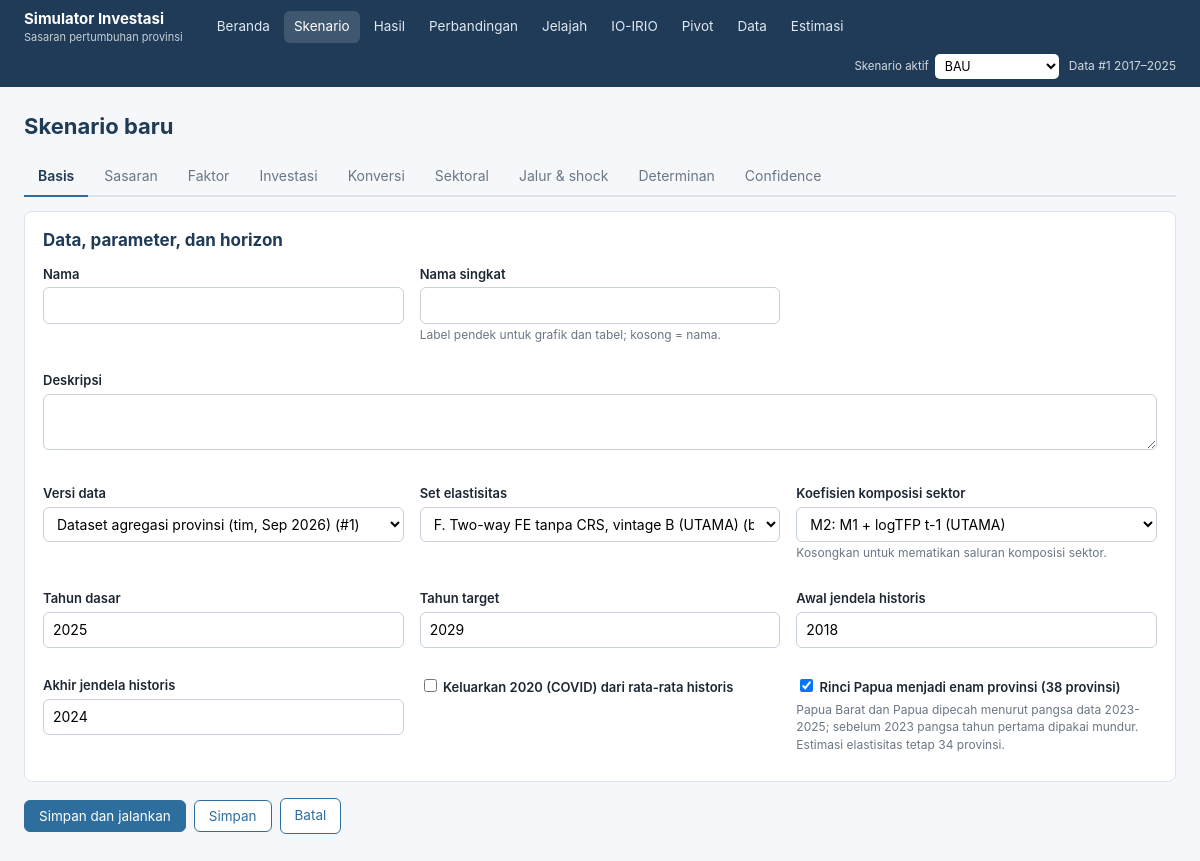
The app's page /skenario/baru/ with its own data.
### datapanel/models.py (models this page shows, shortened)
class VersiData(models.Model):
    class Status(models.TextChoices):
        DRAF = "draf", "Draf (menunggu konfirmasi)"
        SIAP = "siap", "Siap dipakai"
        AKTIF = "aktif", "Aktif"
        ARSIP = "arsip", "Arsip"
        GAGAL = "gagal", "Gagal validasi"
    class Sumber(models.TextChoices):
        AWAL = "awal", "Dataset awal tim"
        UNGGAH = "unggah", "Unggahan baru"
        PEMBARUAN = "pembaruan", "Pembaruan atas versi lain"
        EDIT = "edit", "Suntingan manual"
    nama = models.CharField(max_length=120)
    keterangan = models.TextField(blank=True)
    sumber = models.CharField(max_length=12, choices=Sumber.choices, default=Sumber.UNGGAH)
    status = models.CharField(max_length=8, choices=Status.choices, default=Status.DRAF)
    induk = models.ForeignKey("self", null=True, blank=True, on_delete=models.SET_NULL,
                              related_name="turunan")
    berkas = models.FileField(upload_to="unggahan/%Y%m/", blank=True)
    nama_berkas = models.CharField(max_length=255, blank=True)
    opsi_pembersihan = models.JSONField(default=dict, blank=True)
    laporan = models.JSONField(default=list, blank=True)
    ringkasan = models.JSONField(default=dict, blank=True)
    tahun_awal = models.PositiveSmallIntegerField(null=True, blank=True)
    tahun_akhir = models.PositiveSmallIntegerField(null=True, blank=True)
    n_baris = models.PositiveIntegerField(default=0)
    pangsa_pemekaran = models.JSONField(default=dict, blank=True)
    dibuat = models.DateTimeField(auto_now_add=True)
    dibuat_oleh = models.ForeignKey(settings.AUTH_USER_MODEL, null=True, blank=True,
                                    on_delete=models.SET_NULL)
    class Meta:
        ordering = ["-dibuat"]
        verbose_name_plural = "versi data"
    def __str__(self):
        return f"{self.nama} (#{self.pk})"
    @classmethod
    def aktif(cls):
        return cls.objects.filter(status=cls.Status.AKTIF).first()

### simulasi/views.py (the view, shortened to what this page needs)
# urls.py: path("baru/", views.edit, name="baru"),
def edit(request, pk=None):
    sk = get_object_or_404(Skenario, pk=pk) if pk else None
    sebelum = _isian_dari(sk) if sk else None
    form = FormSkenario(request.POST or None, instance=sk)
    if sk:
        _kunci_paket(form, sk)
    return render(request, "simulasi/form.html", {"form": form, "sk": sk})

### templates/simulasi/form.html (shortened to what this page needs)
{% extends "base.html" %}
{% load format_id %}
{% block isi %}
<h1>{% if sk %}Ubah skenario: {{ sk.nama }}{% else %}Skenario baru{% endif %}</h1>
<form method="post">
  <div class="tab" data-grup="form">
    {% for kode, judul, fs in form.bagian %}<button type="button" data-tab="b-{{ kode|slugify }}" class="{% if forloop.first %}aktif{% endif %}">{{ kode }}</button>{% endfor %}
  </div>
  {% for kode, judul, fs in form.bagian %}
  <div class="panel-tab kartu {% if forloop.first %}aktif{% endif %}" id="b-{{ kode|slugify }}" data-grup="form">
    <h2>{{ judul }}</h2>
    {% if kode == "Investasi" %}
      <p class="kecil abu">
        <b>Investasi dasar</b>: rencana realisasi PMA+PMDN dasar (misalnya target RPJMN/BKPM). Kosong = tren historis.
        <b>Investasi tambahan</b>: investasi yang ingin diuji, di atas investasi dasar. Skenario menghitung laju tanpa penambahan investasi dan laju dengan penambahan investasi, lalu membandingkannya dengan sasaran.
      </p>
      <table class="tabel neraca" style="max-width:560px">
        <thead><tr><th>Tahun</th><th>Investasi Dasar (triliun Rp)</th><th>Investasi Tambahan (triliun Rp)</th></tr></thead>
        <tbody>{% for th, a1, a2 in form.baris_investasi %}<tr><td>{{ th }}</td><td>{{ a1 }}{{ a1.errors }}</td><td>{{ a2 }}{{ a2.errors }}</td></tr>{% endfor %}</tbody>
      </table>
    {% elif kode == "Jalur & shock" %}
      <div class="grid g-7-5">
        <div>
          <h3>Jalur per tahun</h3>
          <p class="kecil abu">Isi tahun yang nilainya berbeda dari asumsi konstan skenario; tahun kosong memakai nilai konstan.
            <b>Sasaran pertumbuhan</b> menggantikan sasaran nasional pada tahun itu (rata-ratanya menjadi sasaran periode). <b>Pengali laju TFP</b> mengalikan laju TFP
            tahun itu (1 = tren, 0,5 = separuh). <b>Laju tren PMA+PMDN</b> menggantikan laju tren nominal realisasi tahun itu.</p>
          <div class="gulir" style="max-height:none">
          <table class="tabel neraca rapat" id="tabel-jalur">
            <thead><tr><th>Jalur</th>{% for th in form.tahun %}<th class="n">{{ th }}</th>{% endfor %}<th>Isi bertahap</th></tr></thead>
            <tbody>
            {% for kunci, label, sel in form.baris_jalur %}
              <tr data-kunci="{{ kunci }}"><td style="white-space:nowrap">{{ label }}</td>{% for f in sel %}<td>{{ f }}{{ f.errors }}</td>{% endfor %}
                <td style="white-space:nowrap"><input type="number" step="any" class="sel-kecil awal" placeholder="awal" style="width:64px">
                  <input type="number" step="any" class="sel-kecil akhir" placeholder="akhir" style="width:64px">
                  <button type="button" class="btn kecil garis isi">Isi</button> <button type="button" class="btn kecil garis kosong">×</button></td></tr>
            {% endfor %}
            </tbody>
          </table>
          </div>
        </div>
        <div>
          <h3>Bagaimana shock bekerja</h3>
          <p class="kecil abu">Shock adalah deviasi level yang mulai pada tahunnya lalu meluruh: besar × persistensi<sup>tahun ke-n</sup>.
            Persistensi 1 = permanen, 0,5 = separuh hilang tiap tahun, 0 = hanya satu tahun. Berlaku pada laju tanpa dan dengan penambahan investasi
            dan kebutuhan, sehingga kebutuhan investasi ikut naik bila shock negatif.</p>
          <ul class="kecil abu" style="margin:0;padding-left:18px">
            <li><b>TFP</b>: level produktivitas (mis. −1% = gangguan rantai pasok).</li>
            <li><b>PDRB langsung</b>: output tanpa lewat TFP (mis. harga komoditas, bencana).</li>
            <li><b>Tenaga kerja</b>: level tenaga kerja, dikalikan elastisitas b2.</li>
            <li><b>Realisasi PMA+PMDN</b>: bagian investasi dasar dan tambahan yang terealisasi (mis. −15% = penundaan proyek).</li>
          </ul>
        </div>
      </div>
      <h3 style="margin-top:14px">Shock</h3>
      <table class="tabel neraca rapat">
        <thead><tr><th>Nama</th><th>Jenis</th><th>Tahun mulai</th><th>Besar (%)</th><th>Persistensi (0–1)</th><th>Cakupan</th></tr></thead>
        <tbody>
        {% for baris in form.baris_kejutan %}<tr>{% for f in baris %}<td>{{ f }}{{ f.errors }}</td>{% endfor %}</tr>{% endfor %}
        </tbody>
      </table>
      <p class="kecil abu">Simpan untuk menambah baris shock (maksimal 8).</p>
    {% elif kode == "Determinan" %}
      <div class="grid g-7-5">
        <div>
          <div class="bidang" style="max-width:360px">
            <label for="{{ form.set_determinan.id_for_label }}">{{ form.set_determinan.label|capfirst }}</label>{{ form.set_determinan }}{{ form.set_determinan.errors }}
          </div>
          <table class="tabel neraca rapat" style="margin-top:10px">
            <thead><tr><th>Pilar</th>{% for k in form.kolom_determinan %}<th>{{ k }}</th>{% endfor %}</tr></thead>
            <tbody>
            {% for p, nama, sel in form.baris_determinan %}<tr><td><b>{{ nama }}</b></td>{% for f in sel %}<td>{{ f }}{{ f.errors }}</td>{% endfor %}</tr>{% endfor %}
            </tbody>
          </table>
        </div>
        <div>
          <h3>Cara kerja</h3>
          <ul class="kecil abu" style="margin:0;padding-left:18px">
            <li><b>Perubahan</b>: seberapa jauh indikator naik di atas tren historis, dalam standard deviation antarprovinsi (1 = selisih khas antara satu provinsi dan rata-rata provinsi; artinya dalam satuan asli ada di kolom "1 standard deviation ≈"). Berlaku untuk semua indikator pilar, kecuali yang diisi sendiri di tabel indikator.</li>
            <li><b>Jeda</b> dan <b>lama menuju efek penuh</b>: efek ke TFP mulai setelah jeda, lalu naik bertahap. Kosong = asumsi awal (angka abu-abu).</li>
            <li><b>Porsi</b> dan <b>biaya naik 1 standard deviation</b>: bila keduanya diisi, perubahan dihitung dari dana (porsi × total investasi tambahan ÷ biaya). Dana ini bagian dari investasi tambahan, jadi langsung masuk modal pada tahun dibelanjakan, sedangkan efek TFP-nya menyusul.</li>
            <li>Efek berlaku pada laju dengan penambahan investasi dan kebutuhan, tidak pada laju tanpa penambahan investasi.</li>
          </ul>
        </div>
      </div>
      <h3 style="margin-top:14px">Per indikator</h3>
      <p class="kecil abu">Koefisien = perubahan log TFP bila indikator naik 1 standard deviation. Kolom "1 standard deviation ≈" menerjemahkannya ke satuan asli di sekitar rata-rata provinsi 2017–2024. Koefisien dapat diubah di halaman Estimasi.</p>
      <div class="grid g2" style="align-items:start">
      {% for kolom in form.indikator_kolom %}
      <table class="tabel neraca rapat">
        <thead><tr><th>Indikator</th><th>Satuan</th><th class="n">Koefisien</th><th class="n">Rata-rata</th><th class="n">1 standard deviation ≈</th><th>Perubahan (× standard deviation)</th></tr></thead>
        <tbody>
        {% for nama, isi in kolom %}
          <tr class="kepala-grup"><td colspan="6">{{ nama }}</td></tr>
          {% for ind, d, f in isi %}<tr><td>{{ ind.label }}</td><td class="abu">{{ ind.satuan }}</td><td class="n">{{ ind.koef|angka:3 }}</td>
            <td class="n">{{ ind.rata|ringkas }}</td><td class="n">{% if d > 0 %}+{% endif %}{{ d|ringkas }}</td><td>{{ f }}{{ f.errors }}</td></tr>{% endfor %}
        {% endfor %}
        </tbody>
      </table>
      {% endfor %}
      </div>
    {% else %}
      <div class="grid g3">
      {% for f in fs %}
        <div class="bidang" {% if f.name == "deskripsi" %}style="grid-column:1/-1"{% endif %}>
          {% if f.field.widget.input_type == "checkbox" %}<label>{{ f }} {{ f.label|capfirst }}</label>{% else %}<label for="{{ f.id_for_label }}">{{ f.label|capfirst }}</label>{{ f }}{% endif %}
          {% if f.help_text %}<div class="bantuan">{{ f.help_text }}</div>{% endif %}
        </div>
      {% endfor %}
      </div>
    {% endif %}
  </div>
  {% endfor %}
  <div class="aksi">
    <button class="btn" name="jalankan" value="1">Simpan dan jalankan</button>
    <button class="btn garis" name="simpan" value="1">Simpan</button>
    {% if sk %}<a class="btn garis" href="{% url 'simulasi:asumsi_provinsi' sk.pk %}">Asumsi per provinsi</a>
    <a class="btn garis" href="{% url 'simulasi:detail' sk.pk %}">Batal</a>{% else %}<a class="btn garis" href="{% url 'simulasi:daftar' %}">Batal</a>{% endif %}
  </div>
</form>
{% endblock %}

### templates/base.html (shortened to what this page needs)
{% load static %}<!doctype html>
<html lang="id">
<head>
  <link rel="stylesheet" href="{% static 'vendor/leaflet/leaflet.css' %}">
  <link rel="stylesheet" href="{% static 'css/app.css' %}">
</head>
<body>
<header class="atas">
  <a class="merek" href="{% url 'beranda' %}">Simulator Investasi<small>Sasaran pertumbuhan provinsi</small></a>
  {% with p=request.path %}
  <nav>
    <a href="{% url 'beranda' %}" class="{% if p == '/' %}aktif{% endif %}">Beranda</a>
    <a href="{% url 'simulasi:daftar' %}" class="{% if p == '/skenario/' or '/edit/' in p or '/baru/' in p or '/asumsi/' in p %}aktif{% endif %}">Skenario</a>
    <a href="{% url 'simulasi:hasil_aktif' %}" class="{% if di_hasil %}aktif{% endif %}">Hasil</a>
    <a href="{% url 'simulasi:bandingkan' %}" class="{% if 'bandingkan' in p %}aktif{% endif %}">Perbandingan</a>
    <a href="{% url 'datapanel:penjelajah' %}" class="{% if '/jelajah/' in p %}aktif{% endif %}">Jelajah</a>
    <a href="{% url 'io:beranda' %}" class="{% if p|slice:':4' == '/io/' %}aktif{% endif %}">IO-IRIO</a>
    <a href="{% url 'pivot' %}" class="{% if p|slice:':7' == '/pivot/' %}aktif{% endif %}">Pivot</a>
    <a href="{% url 'datapanel:daftar_versi' %}" class="{% if '/data/' in p and '/jelajah/' not in p %}aktif{% endif %}">Data</a>
    <a href="{% url 'estimasi:daftar' %}" class="{% if '/estimasi/' in p %}aktif{% endif %}">Estimasi</a>
  </nav>
  {% endwith %}
  <div class="versi">
    {% if sk_grup %}
    <form class="pilih-aktif" method="post" action="{% url 'simulasi:aktif' %}">{% csrf_token %}
      <label for="pilih-skenario-aktif">Skenario aktif</label>
      <select id="pilih-skenario-aktif" name="pk" onchange="this.form.submit()">
        {% for judul, daftar in sk_grup %}{% if daftar %}<optgroup label="{{ judul }}">
          {% for s in daftar %}<option value="{{ s.pk }}" {% if sk_aktif and s.pk == sk_aktif.pk %}selected{% endif %} >{{ s.label }}</option>{% endfor %}
        </optgroup>{% endif %}{% endfor %}
      </select>
    </form>
    {% endif %}
    <span class="data-aktif">{% if versi_aktif %}Data <a style="color:#fff" href="{% url 'datapanel:detail_versi' versi_aktif.pk %}">#{{ versi_aktif.pk }} {{ versi_aktif.tahun_awal }}–{{ versi_aktif.tahun_akhir }}</a>{% else %}Belum ada data aktif{% endif %}</span>
  </div>
</header>
<main>
  {% block isi %}{% endblock %}
</main>
</body>
</html>

### records on screen
VersiData: pk "1", tahun_awal "2017", tahun_akhir "2025"

### other values on screen
{{ kode }} "Basis" "Sasaran" "Faktor" "Investasi" "Konversi" "Sektoral" "Jalur & shock" "Determinan" "Confidence"
{{ judul }} "Data, parameter, dan horizon"
{{ f.label|capfirst }} "Nama" "Nama singkat" "Deskripsi" "Versi data" "Set elastisitas" "Koefisien komposisi sektor" "Tahun dasar" "Tahun target" "Awal jendela historis" "Akhir jendela historis"
{{ f.help_text }} "Label pendek untuk grafik dan tabel; kosong = nama." "Kosongkan untuk mematikan saluran komposisi sektor." "Papua Barat dan Papua dipecah menurut pangsa data 2023-2025; sebelum 2023 pangsa tahun pertama dipakai mundur. Estimasi elastisitas tetap 34 provinsi."
{{ f.label|capfirst }} "Keluarkan 2020 (COVID) dari rata-rata historis" "Rinci Papua menjadi enam provinsi (38 provinsi)"
form field pk "BAU"
